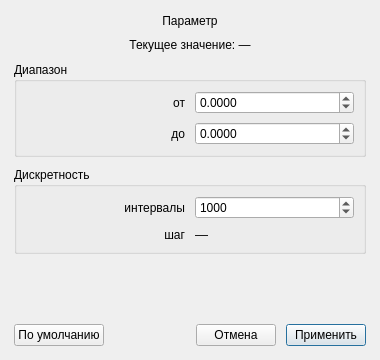
<?xml version="1.0" encoding="UTF-8"?>
<ui version="4.0">
 <class>SliderSettingsDialog</class>
 <widget class="QDialog" name="SliderSettingsDialog">
  <property name="geometry">
   <rect>
    <x>0</x>
    <y>0</y>
    <width>380</width>
    <height>360</height>
   </rect>
  </property>
  <property name="windowTitle">
   <string>Настройка ползунка</string>
  </property>
  <layout class="QVBoxLayout" name="verticalLayout">
   <property name="spacing">
    <number>10</number>
   </property>
   <property name="leftMargin">
    <number>14</number>
   </property>
   <property name="topMargin">
    <number>14</number>
   </property>
   <property name="rightMargin">
    <number>14</number>
   </property>
   <property name="bottomMargin">
    <number>14</number>
   </property>
   <item>
    <widget class="QLabel" name="paramTitle">
     <property name="text">
      <string>Параметр</string>
     </property>
     <property name="alignment">
      <set>Qt::AlignCenter</set>
     </property>
    </widget>
   </item>
   <item>
    <widget class="QLabel" name="valueLabel">
     <property name="text">
      <string>Текущее значение: —</string>
     </property>
     <property name="alignment">
      <set>Qt::AlignCenter</set>
     </property>
    </widget>
   </item>
   <item>
    <widget class="QGroupBox" name="rangeGroup">
     <property name="title">
      <string>Диапазон</string>
     </property>
     <layout class="QGridLayout" name="rangeGrid">
      <property name="horizontalSpacing">
       <number>10</number>
      </property>
      <property name="verticalSpacing">
       <number>8</number>
      </property>
      <item row="0" column="0">
       <widget class="QLabel" name="minLabel">
        <property name="text">
         <string>от</string>
        </property>
        <property name="alignment">
         <set>Qt::AlignRight|Qt::AlignVCenter</set>
        </property>
       </widget>
      </item>
      <item row="0" column="1">
       <widget class="CompactDoubleSpinBox" name="minSpin">
        <property name="decimals">
         <number>4</number>
        </property>
        <property name="minimum">
         <double>-1000000</double>
        </property>
        <property name="maximum">
         <double>1000000</double>
        </property>
        <property name="toolTip">
         <string>Нижняя граница ползунка</string>
        </property>
       </widget>
      </item>
      <item row="1" column="0">
       <widget class="QLabel" name="maxLabel">
        <property name="text">
         <string>до</string>
        </property>
        <property name="alignment">
         <set>Qt::AlignRight|Qt::AlignVCenter</set>
        </property>
       </widget>
      </item>
      <item row="1" column="1">
       <widget class="CompactDoubleSpinBox" name="maxSpin">
        <property name="decimals">
         <number>4</number>
        </property>
        <property name="minimum">
         <double>-1000000</double>
        </property>
        <property name="maximum">
         <double>1000000</double>
        </property>
        <property name="toolTip">
         <string>Верхняя граница ползунка</string>
        </property>
       </widget>
      </item>
     </layout>
    </widget>
   </item>
   <item>
    <widget class="QGroupBox" name="stepGroup">
     <property name="title">
      <string>Дискретность</string>
     </property>
     <layout class="QGridLayout" name="stepGrid">
      <property name="horizontalSpacing">
       <number>10</number>
      </property>
      <property name="verticalSpacing">
       <number>8</number>
      </property>
      <item row="0" column="0">
       <widget class="QLabel" name="intervalsLabel">
        <property name="text">
         <string>интервалы</string>
        </property>
        <property name="alignment">
         <set>Qt::AlignRight|Qt::AlignVCenter</set>
        </property>
       </widget>
      </item>
      <item row="0" column="1">
       <widget class="QSpinBox" name="intervalsSpin">
        <property name="minimum">
         <number>1</number>
        </property>
        <property name="maximum">
         <number>10000</number>
        </property>
        <property name="singleStep">
         <number>10</number>
        </property>
        <property name="value">
         <number>1000</number>
        </property>
        <property name="toolTip">
         <string>Число делений ползунка</string>
        </property>
       </widget>
      </item>
      <item row="1" column="0">
       <widget class="QLabel" name="stepCaption">
        <property name="text">
         <string>шаг</string>
        </property>
        <property name="alignment">
         <set>Qt::AlignRight|Qt::AlignVCenter</set>
        </property>
       </widget>
      </item>
      <item row="1" column="1">
       <widget class="QLabel" name="stepHint">
        <property name="text">
         <string>—</string>
        </property>
        <property name="styleSheet">
         <string notr="true">font-size: 10pt;</string>
        </property>
       </widget>
      </item>
     </layout>
    </widget>
   </item>
   <item>
    <spacer name="vSpacer">
     <property name="orientation">
      <enum>Qt::Vertical</enum>
     </property>
     <property name="sizeHint" stdset="0">
      <size>
       <width>20</width>
       <height>8</height>
      </size>
     </property>
    </spacer>
   </item>
   <item>
    <layout class="QHBoxLayout" name="buttonLayout">
     <item>
      <widget class="QPushButton" name="defaultButton">
       <property name="text">
        <string>По умолчанию</string>
       </property>
       <property name="toolTip">
        <string>Вернуть исходные от, до и число интервалов</string>
       </property>
      </widget>
     </item>
     <item>
      <spacer name="btnSpacer">
       <property name="orientation">
        <enum>Qt::Horizontal</enum>
       </property>
       <property name="sizeHint" stdset="0">
        <size>
         <width>40</width>
         <height>20</height>
        </size>
       </property>
      </spacer>
     </item>
     <item>
      <widget class="QPushButton" name="cancelButton">
       <property name="text">
        <string>Отмена</string>
       </property>
      </widget>
     </item>
     <item>
      <widget class="QPushButton" name="applyButton">
       <property name="text">
        <string>Применить</string>
       </property>
       <property name="default">
        <bool>true</bool>
       </property>
      </widget>
     </item>
    </layout>
   </item>
  </layout>
 </widget>
 <customwidgets>
  <customwidget>
   <class>CompactDoubleSpinBox</class>
   <extends>QDoubleSpinBox</extends>
   <header>code/widgets/compact-double-spin-box.h</header>
  </customwidget>
 </customwidgets>
 <resources/>
 <connections/>
</ui>
